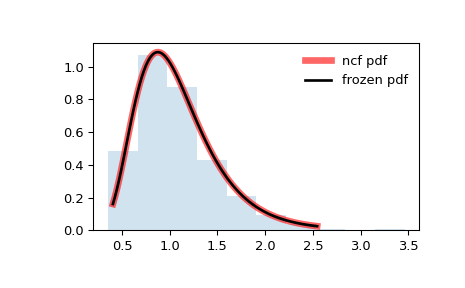

Python code for this plot:
from scipy.stats import ncf
import matplotlib.pyplot as plt
fig, ax = plt.subplots(1, 1)

# Calculate the first four moments:

dfn, dfd, nc = 27, 27, 0.416
mean, var, skew, kurt = ncf.stats(dfn, dfd, nc, moments='mvsk')

# Display the probability density function (``pdf``):

x = np.linspace(ncf.ppf(0.01, dfn, dfd, nc),
                ncf.ppf(0.99, dfn, dfd, nc), 100)
ax.plot(x, ncf.pdf(x, dfn, dfd, nc),
       'r-', lw=5, alpha=0.6, label='ncf pdf')

# Alternatively, the distribution object can be called (as a function)
# to fix the shape, location and scale parameters. This returns a "frozen"
# RV object holding the given parameters fixed.

# Freeze the distribution and display the frozen ``pdf``:

rv = ncf(dfn, dfd, nc)
ax.plot(x, rv.pdf(x), 'k-', lw=2, label='frozen pdf')

# Check accuracy of ``cdf`` and ``ppf``:

vals = ncf.ppf([0.001, 0.5, 0.999], dfn, dfd, nc)
np.allclose([0.001, 0.5, 0.999], ncf.cdf(vals, dfn, dfd, nc))
# True

# Generate random numbers:

r = ncf.rvs(dfn, dfd, nc, size=1000)

# And compare the histogram:

ax.hist(r, density=True, histtype='stepfilled', alpha=0.2)
ax.legend(loc='best', frameon=False)
plt.show()
